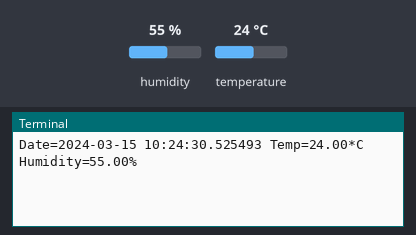
A program run on a simulated Raspberry Pi (BCM pin numbers). Parts: the last lines printed to the terminal. The test bench sets the inputs (shaded band); at power-on: humidity 55 %, temperature 24 °C. Web requests get an empty 200 reply after 0.4 s; the clock reads 2024-03-15 10:24:30 at power-on unless the program sets it.

Above: at 1.2 s.
1.3 s: humidity set to 22 %
At 7.1 s:
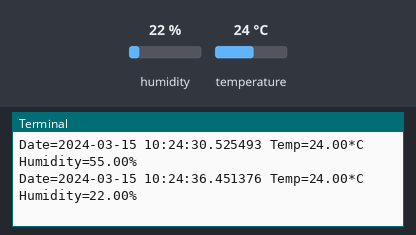
8.1 s: temperature set to 12 °C
At 13.7 s:
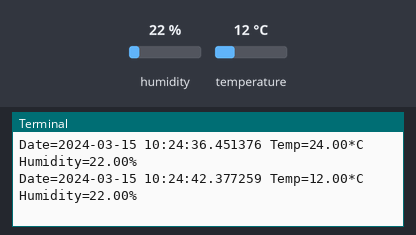
14.9 s: humidity set to 40 %
At 19.2 s:
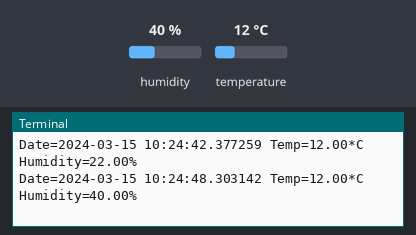
Timing chart, 0 to 20.7 s (numbered marks = the images above; inputs shaded):
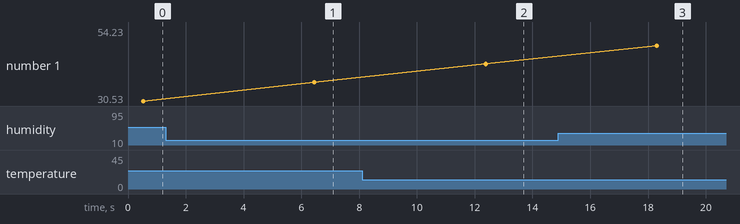

The program:

dht22-rest-client.py
```python
#!/usr/bin/python
import sys
import time
import datetime
import requests
import Adafruit_DHT
from time import gmtime, strftime

sensor = Adafruit_DHT.DHT22
pin = 4

rest_server="http://192.168.88.252:3000/api/Temperatures"

while True:
  humidity, temperature = Adafruit_DHT.read_retry(sensor, pin)
  if humidity is not None and temperature is not None:
    ctime=datetime.datetime.fromtimestamp(time.time(), None)
    print 'Date={0} Temp={1:0.2f}*C  Humidity={2:0.2f}%'.format(ctime,temperature, humidity)
    payload = {'timestamp': ctime, 'temp': temperature, 'humid': humidity}
    r = requests.post(rest_server, data=payload)
    time.sleep(5)
  else:
    print 'Failed to get reading. Try again!'
```

Measured:
- after the input at 1.3 s, the terminal: prints a new line after 5.2 s (image 1)
- after the input at 8.1 s, the terminal: prints a new line after 4.3 s (image 2)
- after the input at 14.9 s, the terminal: prints a new line after 3.4 s (image 3)
